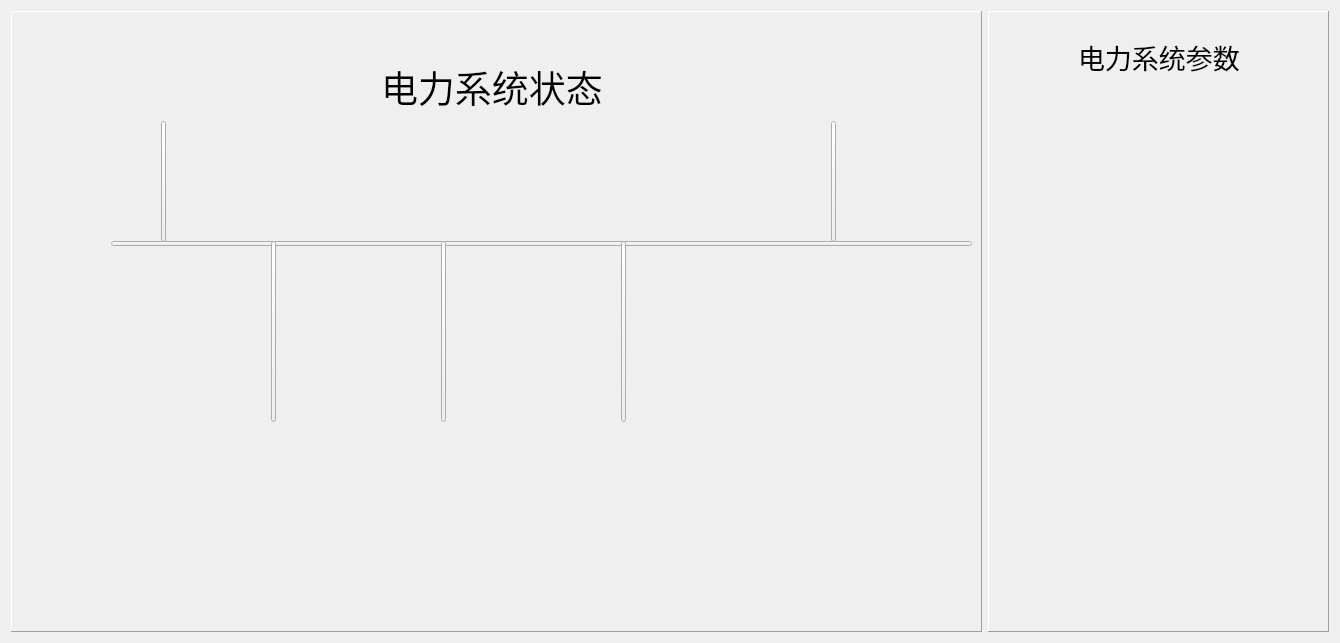
     <widget class="QWidget" name="page_0">
      <layout class="QGridLayout" name="gridLayout_2">
       <item row="1" column="0">
        <widget class="QFrame" name="frame">
         <property name="minimumSize">
          <size>
           <width>971</width>
           <height>621</height>
          </size>
         </property>
         <property name="frameShape">
          <enum>QFrame::Panel</enum>
         </property>
         <property name="frameShadow">
          <enum>QFrame::Raised</enum>
         </property>
         <widget class="QPushButton" name="PB_line3">
          <property name="geometry">
           <rect>
            <x>100</x>
            <y>230</y>
            <width>861</width>
            <height>5</height>
           </rect>
          </property>
          <property name="maximumSize">
           <size>
            <width>16777215</width>
            <height>5</height>
           </size>
          </property>
          <property name="text">
           <string/>
          </property>
         </widget>
         <widget class="QLabel" name="label_JC_SW_2">
          <property name="geometry">
           <rect>
            <x>230</x>
            <y>290</y>
            <width>54</width>
            <height>50</height>
           </rect>
          </property>
          <property name="minimumSize">
           <size>
            <width>50</width>
            <height>50</height>
           </size>
          </property>
          <property name="styleSheet">
           <string notr="true">border-image: url(:/icon/icon/switch_on.png);</string>
          </property>
          <property name="text">
           <string/>
          </property>
         </widget>
         <widget class="QPushButton" name="PB_line6">
          <property name="geometry">
           <rect>
            <x>610</x>
            <y>230</y>
            <width>5</width>
            <height>181</height>
           </rect>
          </property>
          <property name="minimumSize">
           <size>
            <width>5</width>
            <height>0</height>
           </size>
          </property>
          <property name="maximumSize">
           <size>
            <width>5</width>
            <height>16777215</height>
           </size>
          </property>
          <property name="text">
           <string/>
          </property>
         </widget>
         <widget class="QPushButton" name="PB_line2">
          <property name="geometry">
           <rect>
            <x>820</x>
            <y>110</y>
            <width>5</width>
            <height>121</height>
           </rect>
          </property>
          <property name="minimumSize">
           <size>
            <width>5</width>
            <height>0</height>
           </size>
          </property>
          <property name="maximumSize">
           <size>
            <width>5</width>
            <height>16777215</height>
           </size>
          </property>
          <property name="text">
           <string/>
          </property>
         </widget>
         <widget class="QLabel" name="label_DC_SW">
          <property name="geometry">
           <rect>
            <x>790</x>
            <y>140</y>
            <width>54</width>
            <height>51</height>
           </rect>
          </property>
          <property name="styleSheet">
           <string notr="true">border-image: url(:/icon/icon/switch_off.png);</string>
          </property>
          <property name="text">
           <string/>
          </property>
         </widget>
         <widget class="QPushButton" name="PB_line5">
          <property name="geometry">
           <rect>
            <x>430</x>
            <y>230</y>
            <width>5</width>
            <height>181</height>
           </rect>
          </property>
          <property name="minimumSize">
           <size>
            <width>5</width>
            <height>0</height>
           </size>
          </property>
          <property name="maximumSize">
           <size>
            <width>5</width>
            <height>16777215</height>
           </size>
          </property>
          <property name="text">
           <string/>
          </property>
         </widget>
         <widget class="QLabel" name="label_AC_SW">
          <property name="geometry">
           <rect>
            <x>120</x>
            <y>140</y>
            <width>54</width>
            <height>50</height>
           </rect>
          </property>
          <property name="minimumSize">
           <size>
            <width>50</width>
            <height>50</height>
           </size>
          </property>
          <property name="styleSheet">
           <string notr="true">border-image: url(:/icon/icon/switch_on.png);</string>
          </property>
          <property name="text">
           <string/>
          </property>
         </widget>
         <widget class="QLabel" name="label_JC_SW_3">
          <property name="geometry">
           <rect>
            <x>400</x>
            <y>290</y>
            <width>54</width>
            <height>50</height>
           </rect>
          </property>
          <property name="minimumSize">
           <size>
            <width>50</width>
            <height>50</height>
           </size>
          </property>
          <property name="styleSheet">
           <string notr="true">border-image: url(:/icon/icon/switch_on.png);</string>
          </property>
          <property name="text">
           <string/>
          </property>
         </widget>
         <widget class="QLabel" name="label_JC_SW_4">
          <property name="geometry">
           <rect>
            <x>580</x>
            <y>290</y>
            <width>54</width>
            <height>51</height>
           </rect>
          </property>
          <property name="styleSheet">
           <string notr="true">border-image: url(:/icon/icon/switch_off.png);</string>
          </property>
          <property name="text">
           <string/>
          </property>
         </widget>
         <widget class="QPushButton" name="PB_line4">
          <property name="geometry">
           <rect>
            <x>260</x>
            <y>230</y>
            <width>5</width>
            <height>181</height>
           </rect>
          </property>
          <property name="minimumSize">
           <size>
            <width>5</width>
            <height>0</height>
           </size>
          </property>
          <property name="maximumSize">
           <size>
            <width>5</width>
            <height>16777215</height>
           </size>
          </property>
          <property name="text">
           <string/>
          </property>
         </widget>
         <widget class="QLabel" name="label_JC_1">
          <property name="geometry">
           <rect>
            <x>230</x>
            <y>410</y>
            <width>64</width>
            <height>64</height>
           </rect>
          </property>
          <property name="minimumSize">
           <size>
            <width>64</width>
            <height>64</height>
           </size>
          </property>
          <property name="styleSheet">
           <string notr="true">border-image: url(:/icon/icon/Jack_on.PNG);</string>
          </property>
          <property name="text">
           <string/>
          </property>
         </widget>
         <widget class="QPushButton" name="PB_line1">
          <property name="geometry">
           <rect>
            <x>150</x>
            <y>110</y>
            <width>5</width>
            <height>121</height>
           </rect>
          </property>
          <property name="minimumSize">
           <size>
            <width>5</width>
            <height>0</height>
           </size>
          </property>
          <property name="maximumSize">
           <size>
            <width>5</width>
            <height>16777215</height>
           </size>
          </property>
          <property name="text">
           <string/>
          </property>
         </widget>
         <widget class="QLabel" name="label_JC_2">
          <property name="geometry">
           <rect>
            <x>400</x>
            <y>410</y>
            <width>64</width>
            <height>64</height>
           </rect>
          </property>
          <property name="minimumSize">
           <size>
            <width>64</width>
            <height>64</height>
           </size>
          </property>
          <property name="styleSheet">
           <string notr="true">border-image: url(:/icon/icon/Jack_on.PNG);</string>
          </property>
          <property name="text">
           <string/>
          </property>
         </widget>
         <widget class="QLabel" name="label_JC_3">
          <property name="geometry">
           <rect>
            <x>580</x>
            <y>410</y>
            <width>64</width>
            <height>64</height>
           </rect>
          </property>
          <property name="minimumSize">
           <size>
            <width>64</width>
            <height>64</height>
           </size>
          </property>
          <property name="styleSheet">
           <string notr="true">border-image: url(:/icon/icon/Jack_off.PNG);</string>
          </property>
          <property name="text">
           <string/>
          </property>
         </widget>
         <widget class="QLabel" name="label_DC">
          <property name="geometry">
           <rect>
            <x>790</x>
            <y>50</y>
            <width>64</width>
            <height>64</height>
           </rect>
          </property>
          <property name="minimumSize">
           <size>
            <width>64</width>
            <height>64</height>
           </size>
          </property>
          <property name="styleSheet">
           <string notr="true">border-image: url(:/icon/icon/battery_o.PNG);</string>
          </property>
          <property name="text">
           <string/>
          </property>
         </widget>
         <widget class="QLabel" name="label_AC">
          <property name="geometry">
           <rect>
            <x>120</x>
            <y>50</y>
            <width>64</width>
            <height>64</height>
           </rect>
          </property>
          <property name="minimumSize">
           <size>
            <width>64</width>
            <height>64</height>
           </size>
          </property>
          <property name="styleSheet">
           <string notr="true">border-image: url(:/icon/icon/AC_O.PNG);</string>
          </property>
          <property name="text">
           <string/>
          </property>
         </widget>
         <widget class="QLabel" name="label_capital1">
          <property name="geometry">
           <rect>
            <x>370</x>
            <y>50</y>
            <width>241</width>
            <height>51</height>
           </rect>
          </property>
          <property name="font">
           <font>
            <family>华文行楷</family>
            <pointsize>28</pointsize>
           </font>
          </property>
          <property name="text">
           <string>电力系统状态</string>
          </property>
         </widget>
         <zorder>PB_line3</zorder>
         <zorder>PB_line6</zorder>
         <zorder>PB_line2</zorder>
         <zorder>label_DC_SW</zorder>
         <zorder>PB_line5</zorder>
         <zorder>PB_line4</zorder>
         <zorder>label_JC_1</zorder>
         <zorder>PB_line1</zorder>
         <zorder>label_JC_2</zorder>
         <zorder>label_JC_3</zorder>
         <zorder>label_DC</zorder>
         <zorder>label_AC</zorder>
         <zorder>label_AC_SW</zorder>
         <zorder>label_JC_SW_3</zorder>
         <zorder>label_JC_SW_2</zorder>
         <zorder>label_JC_SW_4</zorder>
         <zorder>label_capital1</zorder>
        </widget>
       </item>
       <item row="1" column="1">
        <widget class="QFrame" name="frame_2">
         <property name="minimumSize">
          <size>
           <width>341</width>
           <height>611</height>
          </size>
         </property>
         <property name="frameShape">
          <enum>QFrame::Panel</enum>
         </property>
         <property name="frameShadow">
          <enum>QFrame::Raised</enum>
         </property>
         <widget class="QLabel" name="label_capital1_2">
          <property name="geometry">
           <rect>
            <x>90</x>
            <y>20</y>
            <width>161</width>
            <height>51</height>
           </rect>
          </property>
          <property name="font">
           <font>
            <family>华文行楷</family>
            <pointsize>20</pointsize>
           </font>
          </property>
          <property name="text">
           <string>电力系统参数</string>
          </property>
         </widget>
        </widget>
       </item>
      </layout>
     </widget>
